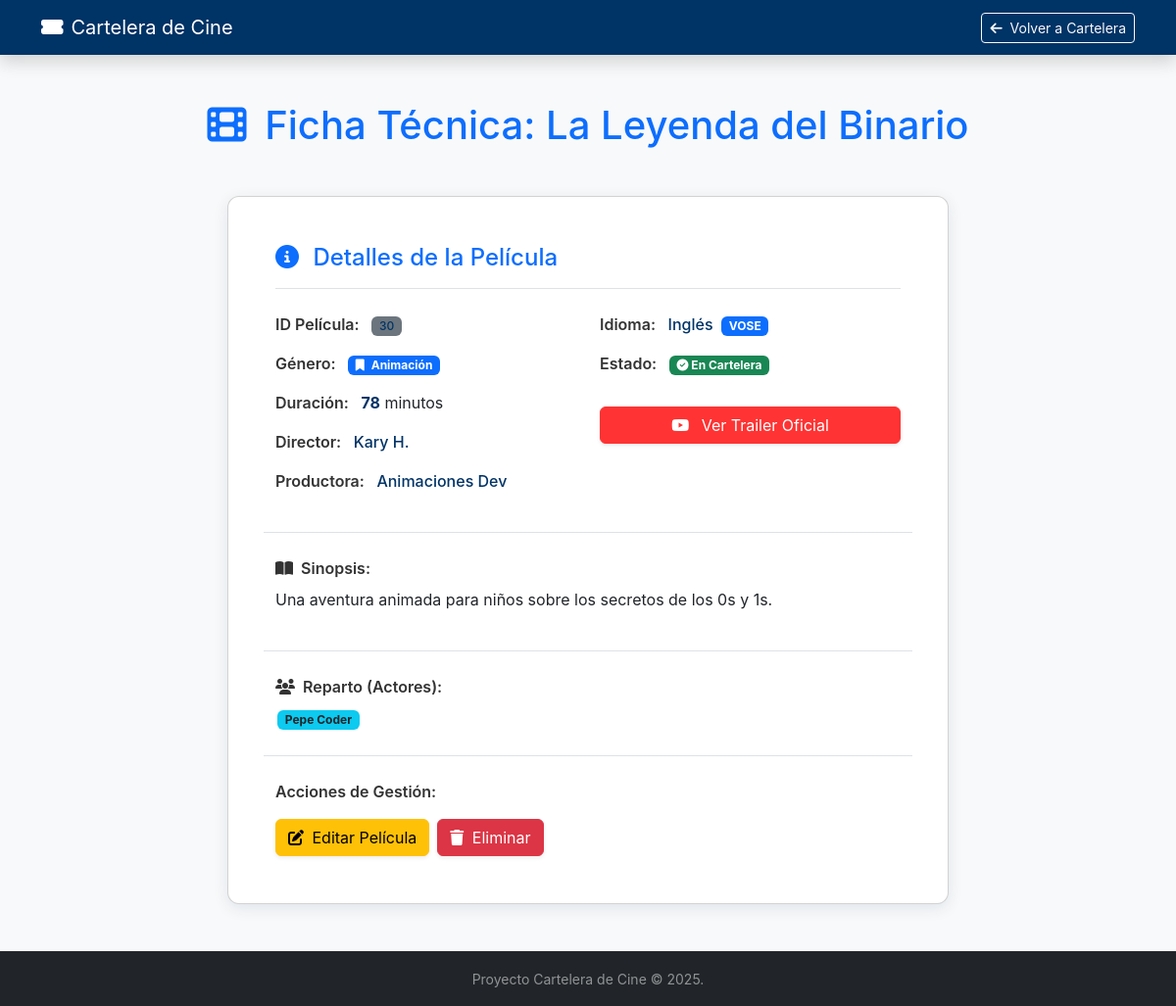
The app's page /peliculas/30, older data.
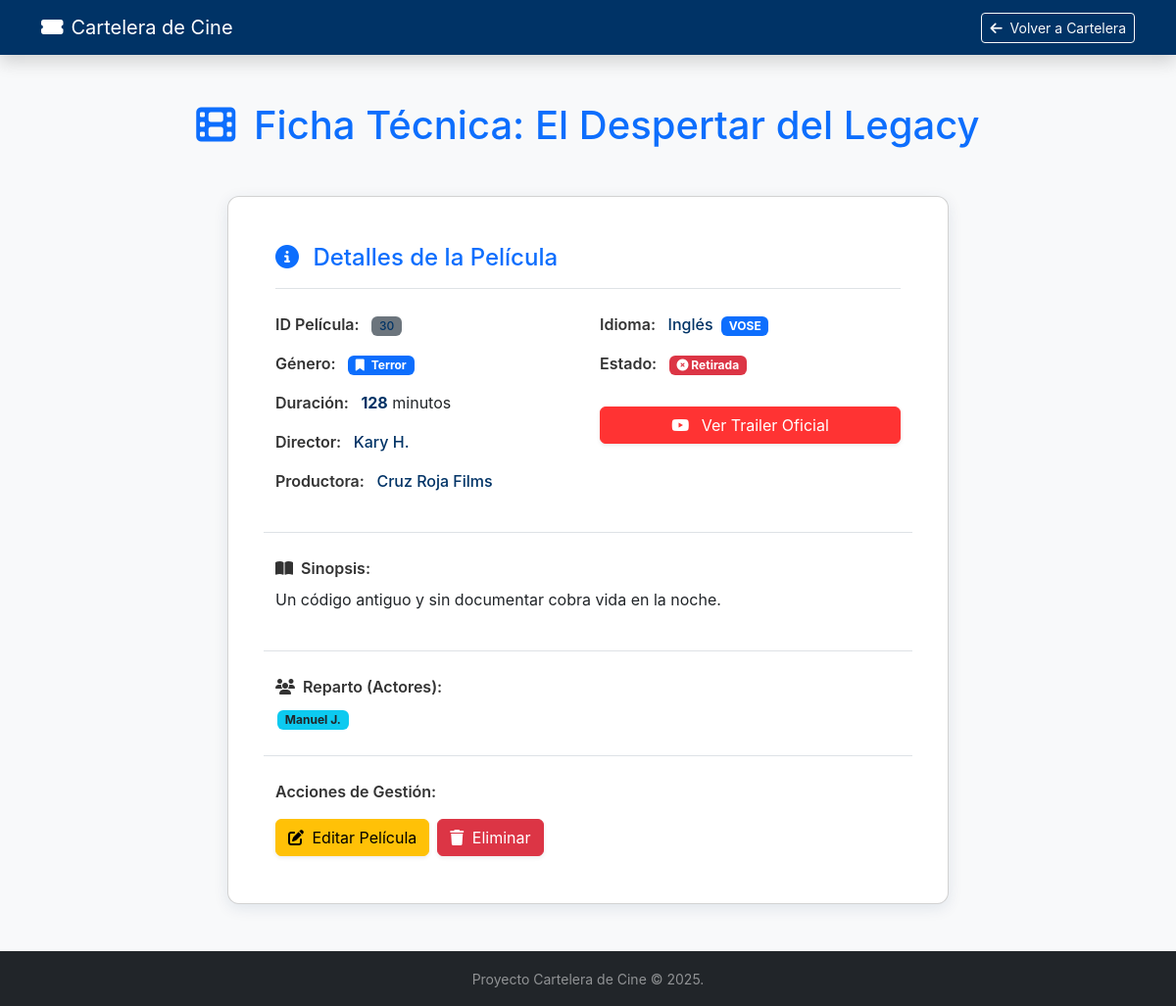
The same page, newer data.
### app/models/pelicula.py (models this page shows, shortened)
class PeliculaORM(Base):
    __tablename__ = "peliculas"
    id: Mapped[int] = mapped_column(primary_key=True, autoincrement=True)
    titulo: Mapped[str] = mapped_column(String(255), nullable=False)
    genero_id: Mapped[int] = mapped_column(ForeignKey("generos.id"), nullable=False)
    duracion: Mapped[int] = mapped_column(Integer, nullable=False) # int, no float
    disponible: Mapped[bool] = mapped_column(Boolean, default=True, nullable=False)
    director: Mapped[str | None] = mapped_column(String(100), nullable=True)
    descripcion: Mapped[str | None] = mapped_column(String(1000), nullable=True)
    trailer: Mapped[str | None] = mapped_column(String(255), nullable=True)
    productora: Mapped[str | None] = mapped_column(String(100), nullable=True)
    idioma: Mapped[str | None] = mapped_column(String(50), nullable=True)
    vose: Mapped[bool | None] = mapped_column(Boolean, nullable=True)
    actores: Mapped[list[str] | None] = mapped_column(JSON, nullable=True)
    genero: Mapped["GeneroORM"] = relationship(back_populates="peliculas")

### app/models/genero.py (models this page shows, shortened)
class GeneroORM(Base):
    __tablename__ = "generos"
    id: Mapped[int] = mapped_column(primary_key=True, autoincrement=True)
    nombre: Mapped[str] = mapped_column(String(100), nullable=False, unique=True)
    descripcion: Mapped[str | None] = mapped_column(String(500), nullable=True)
    peliculas: Mapped[List["PeliculaORM"]] = relationship(
        back_populates="genero",
        cascade="all, delete-orphan" # Opcional: si borro un género, borra sus películas
    )

### app/routers/pelicula_router.py (the view)
@router.get("/{pelicula_id}", tags=["Web UI"])
def view_pelicula_detalle(pelicula_id: int, request: Request, db: Session = Depends(get_db)):
    pelicula = pelicula_service.get_pelicula_detalle(db, pelicula_id)
    if not pelicula:
        raise HTTPException(status_code=404, detail="Película no encontrada")
    return templates.TemplateResponse(
        "pelicula_detalle.html",
        {"request": request, "pelicula": pelicula}
    )

### templates/pelicula_detalle.html (shortened to what the changed rows need)
<!DOCTYPE html>
<html lang="es">
<head>
    <link href="https://cdn.jsdelivr.net/npm/bootstrap@5.3.3/dist/css/bootstrap.min.css" rel="stylesheet"
        xintegrity="sha384-QWTKZyjpPEjISv5WaRU9OFeRpok6YctnYmDr5pNlyT2bRjXh0JMhjY6hW+ALEwIH">
    <link rel="stylesheet" href="https://cdnjs.cloudflare.com/ajax/libs/font-awesome/6.5.2/css/all.min.css"
        xintegrity="sha512-SnH5WK+bZxgPHs44uWIX+LLMDJzL3gUq73K2qI90U8v8lC6W9lJvGvE8j+N5i3F3aH8O/2p1x9h6O2A1g==" />
</head>
<body>
    <main class="container my-5">
        <h1 class="text-center mb-5 text-primary-accent">
            <i class="fas fa-film me-2"></i> Ficha Técnica: {{ pelicula.titulo }}
        </h1>
        <div class="row justify-content-center">
            <div class="col-lg-10 col-xl-8">
                <div class="card p-4 p-md-5">
                    <div class="row g-4">
                        <div class="col-md-6">
                            <p class="mb-3">
                                <span class="detail-label">ID Película:</span>
                                <span class="badge bg-secondary data-value">{{ pelicula.id }}</span>
                            </p>
                            <p class="mb-3">
                                <span class="detail-label">Género:</span>
                                <span class="badge bg-primary">
                                    <i class="fas fa-bookmark me-1"></i> {{ pelicula.genero.nombre if pelicula.genero else 'Sin Género' }}
                                </span>
                            </p>
                            <p class="mb-3">
                                <span class="detail-label">Duración:</span>
                                <span class="data-value fw-bold">{{ pelicula.duracion }}</span> minutos
                            </p>
                            <p class="mb-3">
                                <span class="detail-label">Director:</span>
                                <span class="data-value">{{ pelicula.director if pelicula.director else 'Desconocido' }}</span>
                            </p>
                            <p class="mb-3">
                                <span class="detail-label">Productora:</span>
                                <span class="data-value">{{ pelicula.productora if pelicula.productora else 'N/A' }}</span>
                            </p>
                        </div>
                        <div class="col-md-6">
                            <p class="mb-3">
                                <span class="detail-label">Idioma:</span>
                                <span class="data-value">{{ pelicula.idioma if pelicula.idioma else 'N/A' }}</span>
                                {% if pelicula.vose %}<span class="badge bg-primary ms-1">VOSE</span>{% endif %}
                            </p>
                            <p class="mb-3">
                                <span class="detail-label">Estado:</span>
                                {% if pelicula.disponible %}
                                    <span class="badge bg-success"><i class="fas fa-check-circle"></i> En Cartelera</span>
                                {% else %}
                                    <span class="badge bg-danger"><i class="fas fa-times-circle"></i> Retirada</span>
                                {% endif %}
                            </p>
                        </div>
                        <div class="col-12 border-top pt-4">
                            <p class="detail-label mb-2"><i class="fas fa-book-open me-1"></i> Sinopsis:</p>
                            <p>{{ pelicula.descripcion if pelicula.descripcion else 'Descripción no proporcionada.' }}</p>
                        </div>
                        <div class="col-12 border-top pt-4">
                            <p class="detail-label mb-2"><i class="fas fa-users me-1"></i> Reparto (Actores):</p>
                            {% if pelicula.actores and pelicula.actores|length > 0 %}
                                {% for actor in pelicula.actores %}
                                    <span class="badge bg-info text-dark actor-badge">{{ actor }}</span>
                                {% endfor %}
                            {% else %}
                                <p class="text-muted small">No hay información de reparto disponible.</p>
                            {% endif %}
                        </div>
                    </div>
                </div>
            </div>
        </div>
    </main>
</body>
</html>

Row changes from the older to the newer data that the page shows:
no longer on this page (row edited): GeneroORM: genero "Animación"
changed PeliculaORM "Kary H.": titulo "La Leyenda del Binario" → "El Despertar del Legacy"; duracion "78" → "128"; productora "Animaciones Dev" → "Cruz Roja Films"; disponible True → False (drawn); descripcion "Una aventura animada para niños sobre los secretos de los 0s y 1s." → "Un código antiguo y sin documentar cobra vida en la noche."; actores "[\"Pepe Coder\"]" → "[\"Manuel J.\"]" (drawn)
now on this page (row unchanged): GeneroORM: genero "Terror"
Text that changed along with them:
text no longer shown: "En Cartelera"
text now shown: "Retirada"
new list line: "Manuel J."
list line gone: "Pepe Coder"
